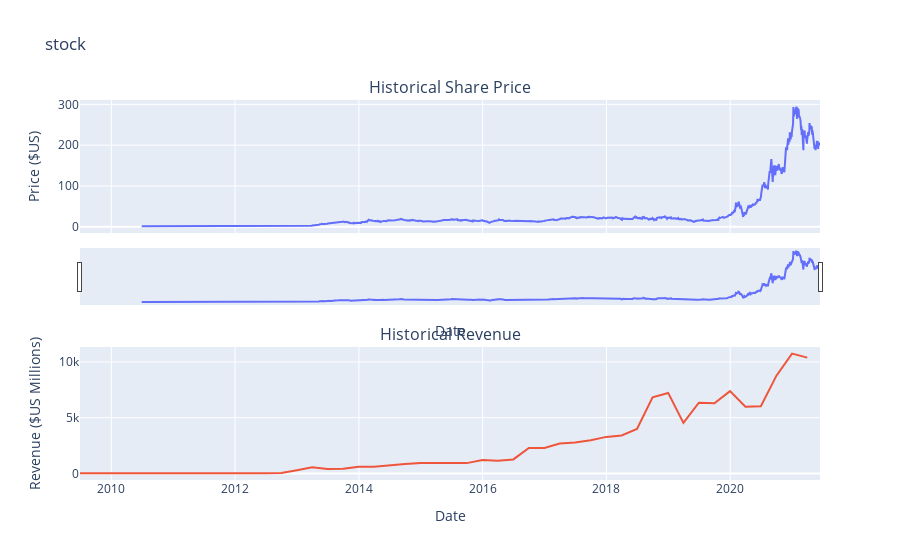

Notebook source saved alongside this figure:
### Markdown cell above
Use the `make_graph` function to graph the GameStop Stock Data, also provide a title for the graph. The structure to call the `make_graph` function is `make_graph(gme_data, gme_revenue, 'GameStop')`. Note the graph will only show data upto June 2021.

### Code cell
def make_graph(gme_data, gme_revenue, GME):
    fig = make_subplots(rows=2, cols=1, shared_xaxes=True, subplot_titles=("Historical Share Price", "Historical Revenue"), vertical_spacing = .3)
    stock_data_specific = gme_data[gme_data.Date <= '2021--06-14']
    revenue_data_specific = gme_revenue[gme_revenue.Date <= '2021-04-30']
    fig.add_trace(go.Scatter(x=pd.to_datetime(stock_data_specific.Date, infer_datetime_format=True), y=stock_data_specific.Close.astype("float"), name="Share Price"), row=1, col=1)
    fig.add_trace(go.Scatter(x=pd.to_datetime(revenue_data_specific.Date, infer_datetime_format=True), y=revenue_data_specific.Revenue.astype("float"), name="Revenue"), row=2, col=1)
    fig.update_xaxes(title_text="Date", row=1, col=1)
    fig.update_xaxes(title_text="Date", row=2, col=1)
    fig.update_yaxes(title_text="Price ($US)", row=1, col=1)
    fig.update_yaxes(title_text="Revenue ($US Millions)", row=2, col=1)
    fig.update_layout(showlegend=False,
    height=900,
    title="stock",
    xaxis_rangeslider_visible=True)
    fig.show()
make_graph(tesla_data, tesla_revenue, 'GME')

### Figure 1 — Plotly figure (JSON) as saved in the notebook; plotly's stock layout.template omitted (floating-point values rounded to 4 significant figures; data arrays with more than 128 entries replaced by an {"elided": "..."} marker saying what was removed)
{"data": [{"name": "Share Price", "type": "scatter", "x": {"elided": "2759 str values"}, "xaxis": "x", "y": {"elided": "2759 float values"}, "yaxis": "y"}, {"name": "Revenue", "type": "scatter", "x": ["2021-03-31T00:00:00", "2020-12-31T00:00:00", "2020-09-30T00:00:00", "2020-06-30T00:00:00", "2020-03-31T00:00:00", "2019-12-31T00:00:00", "2019-09-30T00:00:00", "2019-06-30T00:00:00", "2019-03-31T00:00:00", "2018-12-31T00:00:00", "2018-09-30T00:00:00", "2018-06-30T00:00:00", "2018-03-31T00:00:00", "2017-12-31T00:00:00", "2017-09-30T00:00:00", "2017-06-30T00:00:00", "2017-03-31T00:00:00", "2016-12-31T00:00:00", "2016-09-30T00:00:00", "2016-06-30T00:00:00", "2016-03-31T00:00:00", "2015-12-31T00:00:00", "2015-09-30T00:00:00", "2015-06-30T00:00:00", "2015-03-31T00:00:00", "2014-12-31T00:00:00", "2014-09-30T00:00:00", "2014-06-30T00:00:00", "2014-03-31T00:00:00", "2013-12-31T00:00:00", "2013-09-30T00:00:00", "2013-06-30T00:00:00", "2013-03-31T00:00:00", "2012-12-31T00:00:00", "2012-09-30T00:00:00", "2012-06-30T00:00:00", "2012-03-31T00:00:00", "2011-12-31T00:00:00", "2011-09-30T00:00:00", "2011-06-30T00:00:00", "2011-03-31T00:00:00", "2010-12-31T00:00:00", "2010-09-30T00:00:00", "2010-06-30T00:00:00", "2010-03-31T00:00:00", "2009-09-30T00:00:00", "2009-06-30T00:00:00"], "xaxis": "x2", "y": [10389, 10744, 8771, 6036, 5985, 7384, 6303, 6350, 4541, 7226, 6824, 4002, 3409, 3288, 2985, 2790, 2696, 2285, 2298, 1270, 1147, 1214, 937, 955, 940, 957, 852, 769, 621, 615, 431, 405, 562, 306, 50, 27, 30, 39, 58, 58, 49, 36, 31, 28, 21, 46, 27], "yaxis": "y2"}], "layout": {"annotations": [{"font": {"size": 16}, "showarrow": false, "text": "Historical Share Price", "x": 0.5, "xanchor": "center", "xref": "paper", "y": 1.0, "yanchor": "bottom", "yref": "paper"}, {"font": {"size": 16}, "showarrow": false, "text": "Historical Revenue", "x": 0.5, "xanchor": "center", "xref": "paper", "y": 0.35, "yanchor": "bottom", "yref": "paper"}], "autosize": true, "showlegend": false, "title": {"text": "stock"}, "xaxis": {"anchor": "y", "autorange": true, "domain": [0, 1], "matches": "x2", "range": ["2009-06-30", "2021-06-14"], "rangeslider": {"autorange": true, "range": ["2009-06-30", "2021-06-14"], "visible": true, "yaxis": {"_template": null, "rangemode": "match"}}, "showticklabels": false, "title": {"text": "Date"}, "type": "date"}, "xaxis2": {"anchor": "y2", "autorange": true, "domain": [0, 1], "range": ["2009-06-30", "2021-06-14"], "title": {"text": "Date"}, "type": "date"}, "yaxis": {"anchor": "x", "autorange": true, "domain": [0.65, 1.0], "range": [-15.24, 310.7], "title": {"text": "Price ($US)"}, "type": "linear"}, "yaxis2": {"anchor": "x2", "autorange": true, "domain": [0, 0.35], "range": [-574.7, 11340.0], "title": {"text": "Revenue ($US Millions)"}, "type": "linear"}}}
